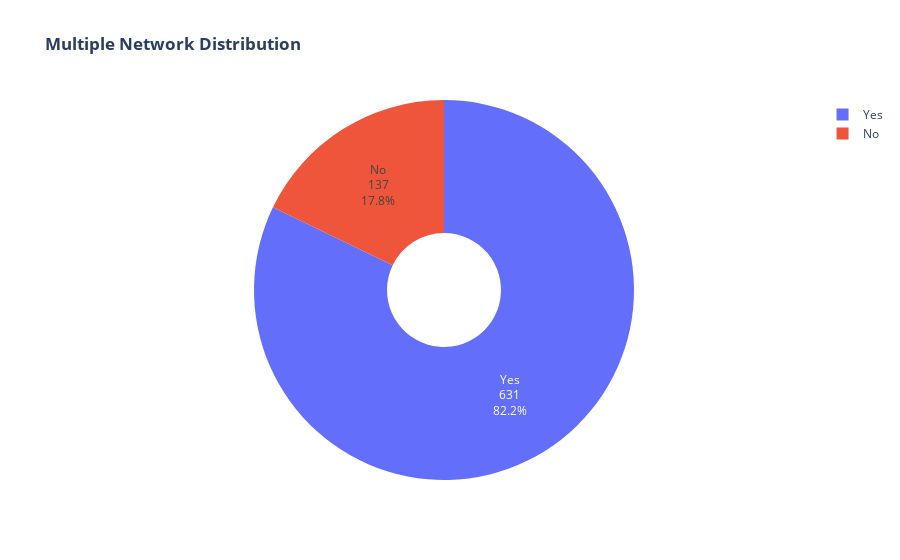

Notebook source saved alongside this figure:
### Code cell
labels = data['Multiple_Networks'].unique()
values = data['Multiple_Networks'].value_counts()

fig = go.Figure(data=[go.Pie(labels=labels, values=values, hole=.3, textinfo='label+percent+value')])

fig.update_layout(title_text="<b>Multiple Network Distribution</b>")

fig.show()

### Figure 1 — Plotly figure (JSON) as saved in the notebook; plotly's stock layout.template omitted (floating-point values rounded to 4 significant figures)
{"data": [{"hole": 0.3, "labels": ["Yes", "No"], "textinfo": "label+percent+value", "type": "pie", "values": [631, 137]}], "layout": {"title": {"text": "<b>Multiple Network Distribution</b>"}}}
